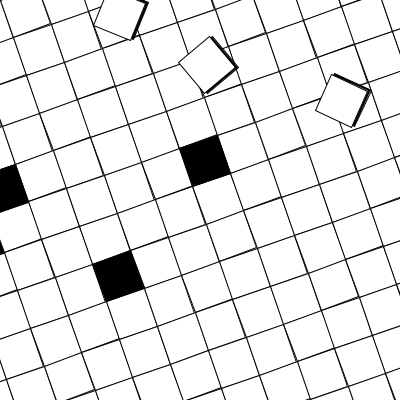
Frame 1 (no input)
Frame 60 (the mouse pressed at the canvas centre just before this capture): identical to frame 1, image omitted
Frame 120 (the mouse held since frame 60 and released just before this capture): identical to frame 1, image omitted

The Processing sketch that drew this single still picture (run headless with seeded random() and noise(); from frame 60 on, the mouse is pressed at the canvas centre):

// Processing sketch: processing_18529
// ── processing_18529.pde

float baseAngle;

void setup(){
  size(400,400);
  display();
}

void draw() {
}

void mouseClicked() {
  display();
}
void display() {
  pushMatrix();
  background(128);
  baseAngle=random(-PI/6);
  rotate(baseAngle);
  smooth();
  for (int i =-5;i<10;i++)
    for (int j=0;j<14;j++) {
      rect(i*width*.1,j*width*.1,width*.1,width*.1);
    }
  
  for(int i=0;i<6;i++) {
    int x=round(random(-3,8));
    int y=round(random(2,12));
    fill(0);
    rect(x*width*.1,y*width*.1,width*.1,width*.1);
  }  
  for(int i=0;i<6;i++) {
    pushMatrix();
    float px = random(0,width);
    float py = random(0,height);
    rotate(baseAngle+random(-PI/6,PI/6));
    fill(0);
    rect(px+width*.005,py+width*.005,width*.1,width*.1);
    fill(255);
    rect(px,py,width*.1,width*.1);
    popMatrix();
  }
  popMatrix();
}
